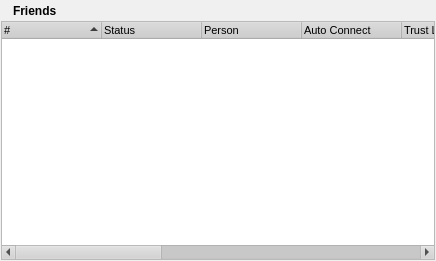
<ui version="4.0" >
 <class>ExampleDialog</class>
 <widget class="QWidget" name="ExampleDialog" >
  <property name="geometry" >
   <rect>
    <x>0</x>
    <y>0</y>
    <width>436</width>
    <height>261</height>
   </rect>
  </property>
  <property name="palette" >
   <palette>
    <active>
     <colorrole role="WindowText" >
      <brush brushstyle="SolidPattern" >
       <color alpha="255" >
        <red>0</red>
        <green>0</green>
        <blue>0</blue>
       </color>
      </brush>
     </colorrole>
     <colorrole role="Button" >
      <brush brushstyle="SolidPattern" >
       <color alpha="255" >
        <red>208</red>
        <green>208</green>
        <blue>208</blue>
       </color>
      </brush>
     </colorrole>
     <colorrole role="Light" >
      <brush brushstyle="SolidPattern" >
       <color alpha="255" >
        <red>255</red>
        <green>255</green>
        <blue>255</blue>
       </color>
      </brush>
     </colorrole>
     <colorrole role="Midlight" >
      <brush brushstyle="SolidPattern" >
       <color alpha="255" >
        <red>247</red>
        <green>247</green>
        <blue>247</blue>
       </color>
      </brush>
     </colorrole>
     <colorrole role="Dark" >
      <brush brushstyle="SolidPattern" >
       <color alpha="255" >
        <red>104</red>
        <green>104</green>
        <blue>104</blue>
       </color>
      </brush>
     </colorrole>
     <colorrole role="Mid" >
      <brush brushstyle="SolidPattern" >
       <color alpha="255" >
        <red>139</red>
        <green>139</green>
        <blue>139</blue>
       </color>
      </brush>
     </colorrole>
     <colorrole role="Text" >
      <brush brushstyle="SolidPattern" >
       <color alpha="255" >
        <red>0</red>
        <green>0</green>
        <blue>0</blue>
       </color>
      </brush>
     </colorrole>
     <colorrole role="BrightText" >
      <brush brushstyle="SolidPattern" >
       <color alpha="255" >
        <red>255</red>
        <green>255</green>
        <blue>255</blue>
       </color>
      </brush>
     </colorrole>
     <colorrole role="ButtonText" >
      <brush brushstyle="SolidPattern" >
       <color alpha="255" >
        <red>0</red>
        <green>0</green>
        <blue>0</blue>
       </color>
      </brush>
     </colorrole>
     <colorrole role="Base" >
      <brush brushstyle="SolidPattern" >
       <color alpha="255" >
        <red>255</red>
        <green>255</green>
        <blue>255</blue>
       </color>
      </brush>
     </colorrole>
     <colorrole role="Window" >
      <brush brushstyle="SolidPattern" >
       <color alpha="255" >
        <red>240</red>
        <green>240</green>
        <blue>240</blue>
       </color>
      </brush>
     </colorrole>
     <colorrole role="Shadow" >
      <brush brushstyle="SolidPattern" >
       <color alpha="255" >
        <red>0</red>
        <green>0</green>
        <blue>0</blue>
       </color>
      </brush>
     </colorrole>
     <colorrole role="Highlight" >
      <brush brushstyle="SolidPattern" >
       <color alpha="255" >
        <red>0</red>
        <green>0</green>
        <blue>128</blue>
       </color>
      </brush>
     </colorrole>
     <colorrole role="HighlightedText" >
      <brush brushstyle="SolidPattern" >
       <color alpha="255" >
        <red>255</red>
        <green>255</green>
        <blue>255</blue>
       </color>
      </brush>
     </colorrole>
     <colorrole role="Link" >
      <brush brushstyle="SolidPattern" >
       <color alpha="255" >
        <red>0</red>
        <green>0</green>
        <blue>255</blue>
       </color>
      </brush>
     </colorrole>
     <colorrole role="LinkVisited" >
      <brush brushstyle="SolidPattern" >
       <color alpha="255" >
        <red>255</red>
        <green>0</green>
        <blue>255</blue>
       </color>
      </brush>
     </colorrole>
     <colorrole role="AlternateBase" >
      <brush brushstyle="SolidPattern" >
       <color alpha="255" >
        <red>231</red>
        <green>231</green>
        <blue>231</blue>
       </color>
      </brush>
     </colorrole>
    </active>
    <inactive>
     <colorrole role="WindowText" >
      <brush brushstyle="SolidPattern" >
       <color alpha="255" >
        <red>0</red>
        <green>0</green>
        <blue>0</blue>
       </color>
      </brush>
     </colorrole>
     <colorrole role="Button" >
      <brush brushstyle="SolidPattern" >
       <color alpha="255" >
        <red>208</red>
        <green>208</green>
        <blue>208</blue>
       </color>
      </brush>
     </colorrole>
     <colorrole role="Light" >
      <brush brushstyle="SolidPattern" >
       <color alpha="255" >
        <red>255</red>
        <green>255</green>
        <blue>255</blue>
       </color>
      </brush>
     </colorrole>
     <colorrole role="Midlight" >
      <brush brushstyle="SolidPattern" >
       <color alpha="255" >
        <red>247</red>
        <green>247</green>
        <blue>247</blue>
       </color>
      </brush>
     </colorrole>
     <colorrole role="Dark" >
      <brush brushstyle="SolidPattern" >
       <color alpha="255" >
        <red>104</red>
        <green>104</green>
        <blue>104</blue>
       </color>
      </brush>
     </colorrole>
     <colorrole role="Mid" >
      <brush brushstyle="SolidPattern" >
       <color alpha="255" >
        <red>139</red>
        <green>139</green>
        <blue>139</blue>
       </color>
      </brush>
     </colorrole>
     <colorrole role="Text" >
      <brush brushstyle="SolidPattern" >
       <color alpha="255" >
        <red>0</red>
        <green>0</green>
        <blue>0</blue>
       </color>
      </brush>
     </colorrole>
     <colorrole role="BrightText" >
      <brush brushstyle="SolidPattern" >
       <color alpha="255" >
        <red>255</red>
        <green>255</green>
        <blue>255</blue>
       </color>
      </brush>
     </colorrole>
     <colorrole role="ButtonText" >
      <brush brushstyle="SolidPattern" >
       <color alpha="255" >
        <red>0</red>
        <green>0</green>
        <blue>0</blue>
       </color>
      </brush>
     </colorrole>
     <colorrole role="Base" >
      <brush brushstyle="SolidPattern" >
       <color alpha="255" >
        <red>255</red>
        <green>255</green>
        <blue>255</blue>
       </color>
      </brush>
     </colorrole>
     <colorrole role="Window" >
      <brush brushstyle="SolidPattern" >
       <color alpha="255" >
        <red>240</red>
        <green>240</green>
        <blue>240</blue>
       </color>
      </brush>
     </colorrole>
     <colorrole role="Shadow" >
      <brush brushstyle="SolidPattern" >
       <color alpha="255" >
        <red>0</red>
        <green>0</green>
        <blue>0</blue>
       </color>
      </brush>
     </colorrole>
     <colorrole role="Highlight" >
      <brush brushstyle="SolidPattern" >
       <color alpha="255" >
        <red>192</red>
        <green>192</green>
        <blue>192</blue>
       </color>
      </brush>
     </colorrole>
     <colorrole role="HighlightedText" >
      <brush brushstyle="SolidPattern" >
       <color alpha="255" >
        <red>0</red>
        <green>0</green>
        <blue>0</blue>
       </color>
      </brush>
     </colorrole>
     <colorrole role="Link" >
      <brush brushstyle="SolidPattern" >
       <color alpha="255" >
        <red>0</red>
        <green>0</green>
        <blue>255</blue>
       </color>
      </brush>
     </colorrole>
     <colorrole role="LinkVisited" >
      <brush brushstyle="SolidPattern" >
       <color alpha="255" >
        <red>255</red>
        <green>0</green>
        <blue>255</blue>
       </color>
      </brush>
     </colorrole>
     <colorrole role="AlternateBase" >
      <brush brushstyle="SolidPattern" >
       <color alpha="255" >
        <red>231</red>
        <green>231</green>
        <blue>231</blue>
       </color>
      </brush>
     </colorrole>
    </inactive>
    <disabled>
     <colorrole role="WindowText" >
      <brush brushstyle="SolidPattern" >
       <color alpha="255" >
        <red>104</red>
        <green>104</green>
        <blue>104</blue>
       </color>
      </brush>
     </colorrole>
     <colorrole role="Button" >
      <brush brushstyle="SolidPattern" >
       <color alpha="255" >
        <red>208</red>
        <green>208</green>
        <blue>208</blue>
       </color>
      </brush>
     </colorrole>
     <colorrole role="Light" >
      <brush brushstyle="SolidPattern" >
       <color alpha="255" >
        <red>255</red>
        <green>255</green>
        <blue>255</blue>
       </color>
      </brush>
     </colorrole>
     <colorrole role="Midlight" >
      <brush brushstyle="SolidPattern" >
       <color alpha="255" >
        <red>247</red>
        <green>247</green>
        <blue>247</blue>
       </color>
      </brush>
     </colorrole>
     <colorrole role="Dark" >
      <brush brushstyle="SolidPattern" >
       <color alpha="255" >
        <red>104</red>
        <green>104</green>
        <blue>104</blue>
       </color>
      </brush>
     </colorrole>
     <colorrole role="Mid" >
      <brush brushstyle="SolidPattern" >
       <color alpha="255" >
        <red>139</red>
        <green>139</green>
        <blue>139</blue>
       </color>
      </brush>
     </colorrole>
     <colorrole role="Text" >
      <brush brushstyle="SolidPattern" >
       <color alpha="255" >
        <red>104</red>
        <green>104</green>
        <blue>104</blue>
       </color>
      </brush>
     </colorrole>
     <colorrole role="BrightText" >
      <brush brushstyle="SolidPattern" >
       <color alpha="255" >
        <red>255</red>
        <green>255</green>
        <blue>255</blue>
       </color>
      </brush>
     </colorrole>
     <colorrole role="ButtonText" >
      <brush brushstyle="SolidPattern" >
       <color alpha="255" >
        <red>104</red>
        <green>104</green>
        <blue>104</blue>
       </color>
      </brush>
     </colorrole>
     <colorrole role="Base" >
      <brush brushstyle="SolidPattern" >
       <color alpha="255" >
        <red>240</red>
        <green>240</green>
        <blue>240</blue>
       </color>
      </brush>
     </colorrole>
     <colorrole role="Window" >
      <brush brushstyle="SolidPattern" >
       <color alpha="255" >
        <red>240</red>
        <green>240</green>
        <blue>240</blue>
       </color>
      </brush>
     </colorrole>
     <colorrole role="Shadow" >
      <brush brushstyle="SolidPattern" >
       <color alpha="255" >
        <red>0</red>
        <green>0</green>
        <blue>0</blue>
       </color>
      </brush>
     </colorrole>
     <colorrole role="Highlight" >
      <brush brushstyle="SolidPattern" >
       <color alpha="255" >
        <red>0</red>
        <green>0</green>
        <blue>128</blue>
       </color>
      </brush>
     </colorrole>
     <colorrole role="HighlightedText" >
      <brush brushstyle="SolidPattern" >
       <color alpha="255" >
        <red>255</red>
        <green>255</green>
        <blue>255</blue>
       </color>
      </brush>
     </colorrole>
     <colorrole role="Link" >
      <brush brushstyle="SolidPattern" >
       <color alpha="255" >
        <red>0</red>
        <green>0</green>
        <blue>255</blue>
       </color>
      </brush>
     </colorrole>
     <colorrole role="LinkVisited" >
      <brush brushstyle="SolidPattern" >
       <color alpha="255" >
        <red>255</red>
        <green>0</green>
        <blue>255</blue>
       </color>
      </brush>
     </colorrole>
     <colorrole role="AlternateBase" >
      <brush brushstyle="SolidPattern" >
       <color alpha="255" >
        <red>231</red>
        <green>231</green>
        <blue>231</blue>
       </color>
      </brush>
     </colorrole>
    </disabled>
   </palette>
  </property>
  <property name="font" >
   <font>
    <family>Arial</family>
    <pointsize>8</pointsize>
    <weight>50</weight>
    <italic>false</italic>
    <bold>false</bold>
    <underline>false</underline>
    <strikeout>false</strikeout>
   </font>
  </property>
  <property name="contextMenuPolicy" >
   <enum>Qt::NoContextMenu</enum>
  </property>
  <layout class="QGridLayout" >
   <property name="margin" >
    <number>1</number>
   </property>
   <property name="spacing" >
    <number>1</number>
   </property>
   <item row="0" column="0" >
    <layout class="QGridLayout" >
     <property name="margin" >
      <number>0</number>
     </property>
     <property name="spacing" >
      <number>0</number>
     </property>
     <item row="0" column="1" >
      <spacer>
       <property name="orientation" >
        <enum>Qt::Horizontal</enum>
       </property>
       <property name="sizeHint" >
        <size>
         <width>40</width>
         <height>20</height>
        </size>
       </property>
      </spacer>
     </item>
     <item row="0" column="0" >
      <layout class="QGridLayout" >
       <property name="margin" >
        <number>0</number>
       </property>
       <property name="spacing" >
        <number>6</number>
       </property>
       <item row="0" column="0" >
        <widget class="QLabel" name="label" >
         <property name="text" >
          <string/>
         </property>
         <property name="pixmap" >
          <pixmap resource="images.qrc" >:/images/peers_16x16.png</pixmap>
         </property>
        </widget>
       </item>
       <item row="0" column="1" >
        <widget class="QLabel" name="label_2" >
         <property name="text" >
          <string>&lt;html>&lt;head>&lt;meta name="qrichtext" content="1" />&lt;style type="text/css">
p, li { white-space: pre-wrap; }
&lt;/style>&lt;/head>&lt;body style=" font-family:'Arial'; font-size:8pt; font-weight:400; font-style:normal; text-decoration:none;">
&lt;p style=" margin-top:0px; margin-bottom:0px; margin-left:0px; margin-right:0px; -qt-block-indent:0; text-indent:0px;">&lt;span style=" font-size:9pt; font-weight:600;">Friends&lt;/span>&lt;/p>&lt;/body>&lt;/html></string>
         </property>
        </widget>
       </item>
      </layout>
     </item>
     <item row="1" column="0" colspan="2" >
      <widget class="QTreeWidget" name="peertreeWidget" >
       <property name="contextMenuPolicy" >
        <enum>Qt::CustomContextMenu</enum>
       </property>
       <property name="acceptDrops" >
        <bool>false</bool>
       </property>
       <property name="iconSize" >
        <size>
         <width>16</width>
         <height>16</height>
        </size>
       </property>
       <property name="itemsExpandable" >
        <bool>true</bool>
       </property>
       <property name="sortingEnabled" >
        <bool>true</bool>
       </property>
       <column>
        <property name="text" >
         <string>#</string>
        </property>
       </column>
       <column>
        <property name="text" >
         <string>Status</string>
        </property>
       </column>
       <column>
        <property name="text" >
         <string>Person</string>
        </property>
       </column>
       <column>
        <property name="text" >
         <string>Auto Connect</string>
        </property>
       </column>
       <column>
        <property name="text" >
         <string>Trust Level</string>
        </property>
       </column>
       <column>
        <property name="text" >
         <string>Peer Address</string>
        </property>
       </column>
       <column>
        <property name="text" >
         <string>Last Contact</string>
        </property>
       </column>
       <column>
        <property name="text" >
         <string>Organization</string>
        </property>
       </column>
       <column>
        <property name="text" >
         <string>Location</string>
        </property>
       </column>
       <column>
        <property name="text" >
         <string>Country</string>
        </property>
       </column>
       <column>
        <property name="text" >
         <string>Person Id</string>
        </property>
       </column>
       <column>
        <property name="text" >
         <string>Auth Code</string>
        </property>
       </column>
      </widget>
     </item>
    </layout>
   </item>
  </layout>
 </widget>
 <resources>
  <include location="../images.qrc" />
 </resources>
 <connections/>
</ui>
